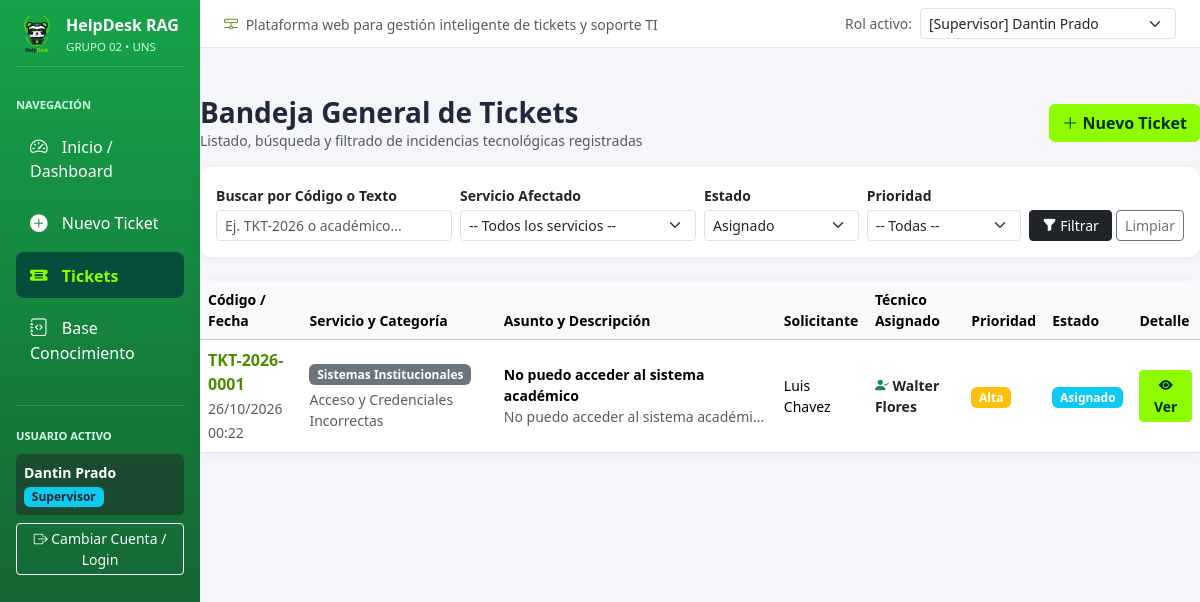
Screenshot of /tickets.php?estado=2 with the database file from the repository.
### tables this page shows
CREATE TABLE usuarios (
    id_usuario INT AUTO_INCREMENT PRIMARY KEY,
    id_rol INT NOT NULL,
    codigo_institucional VARCHAR(20) NOT NULL UNIQUE,
    nombre_completo VARCHAR(120) NOT NULL,
    email VARCHAR(120) NOT NULL UNIQUE,
    password_hash VARCHAR(255) NOT NULL,
    dependencia_oficina VARCHAR(100) NOT NULL,
    especialidad_ti VARCHAR(100) NULL,
    activo TINYINT(1) NOT NULL DEFAULT 1,
    creado_en TIMESTAMP DEFAULT CURRENT_TIMESTAMP,
    CONSTRAINT fk_usuarios_rol FOREIGN KEY (id_rol) REFERENCES roles(id_rol)
        ON UPDATE CASCADE ON DELETE RESTRICT
);

CREATE TABLE roles (
    id_rol INT AUTO_INCREMENT PRIMARY KEY,
    nombre VARCHAR(50) NOT NULL UNIQUE,
    descripcion VARCHAR(200) NOT NULL
);

CREATE TABLE tickets (
    id_ticket INT AUTO_INCREMENT PRIMARY KEY,
    codigo_ticket VARCHAR(25) NOT NULL UNIQUE,
    id_solicitante INT NOT NULL,
    id_tecnico_asignado INT NULL,
    id_supervisor_asignador INT NULL,
    id_servicio INT NOT NULL,
    id_categoria INT NOT NULL,
    id_prioridad INT NOT NULL,
    id_estado INT NOT NULL DEFAULT 1,
    asunto VARCHAR(180) NOT NULL,
    descripcion TEXT NOT NULL,
    diagnostico_tecnico TEXT NULL,
    solucion_aplicada TEXT NULL,
    fecha_registro TIMESTAMP DEFAULT CURRENT_TIMESTAMP,
    fecha_asignacion DATETIME NULL,
    fecha_resolucion DATETIME NULL,
    CONSTRAINT fk_ticket_solicitante FOREIGN KEY (id_solicitante) REFERENCES usuarios(id_usuario),
    CONSTRAINT fk_ticket_tecnico FOREIGN KEY (id_tecnico_asignado) REFERENCES usuarios(id_usuario),
    CONSTRAINT fk_ticket_supervisor FOREIGN KEY (id_supervisor_asignador) REFERENCES usuarios(id_usuario),
    CONSTRAINT fk_ticket_servicio FOREIGN KEY (id_servicio) REFERENCES servicios(id_servicio),
    CONSTRAINT fk_ticket_categoria FOREIGN KEY (id_categoria) REFERENCES categorias(id_categoria),
    CONSTRAINT fk_ticket_prioridad FOREIGN KEY (id_prioridad) REFERENCES prioridades(id_prioridad),
    CONSTRAINT fk_ticket_estado FOREIGN KEY (id_estado) REFERENCES estados(id_estado)
);

CREATE TABLE servicios (
    id_servicio INT AUTO_INCREMENT PRIMARY KEY,
    codigo_servicio VARCHAR(20) NOT NULL UNIQUE,
    nombre VARCHAR(100) NOT NULL UNIQUE,
    descripcion VARCHAR(255) NOT NULL,
    activo TINYINT(1) NOT NULL DEFAULT 1
);

CREATE TABLE categorias (
    id_categoria INT AUTO_INCREMENT PRIMARY KEY,
    id_servicio_default INT NULL,
    nombre VARCHAR(100) NOT NULL UNIQUE,
    descripcion VARCHAR(200) NOT NULL,
    CONSTRAINT fk_categoria_servicio FOREIGN KEY (id_servicio_default) REFERENCES servicios(id_servicio)
        ON UPDATE CASCADE ON DELETE SET NULL
);

CREATE TABLE prioridades (
    id_prioridad INT AUTO_INCREMENT PRIMARY KEY,
    nombre VARCHAR(40) NOT NULL UNIQUE,
    nivel_orden INT NOT NULL,
    sla_horas INT NOT NULL DEFAULT 24,
    color_badge VARCHAR(30) NOT NULL DEFAULT 'secondary'
);

CREATE TABLE estados (
    id_estado INT AUTO_INCREMENT PRIMARY KEY,
    nombre VARCHAR(40) NOT NULL UNIQUE,
    descripcion VARCHAR(150) NOT NULL,
    es_cerrado TINYINT(1) NOT NULL DEFAULT 0,
    color_badge VARCHAR(30) NOT NULL DEFAULT 'primary'
);

### src/config/db.php (called while the page is built, shortened)
<?php
try {
    $pdo = conectarBD();
} catch (\PDOException $e) {
    die("<div style='font-family:sans-serif;padding:24px;background:#fef2f2;border:1px solid #ef4444;color:#991b1b;border-radius:8px;margin:20px;'>
            <h3>Error de Conexión a la Base de Datos</h3>
            <p>No se pudo conectar a <b>helpdesk_rag_db</b>: " . htmlspecialchars($e->getMessage()) . "</p>
            <p>Verifica que el servicio MySQL esté activo y hayas importado el script SQL del proyecto.</p>
         </div>");
}
if (!isset($_SESSION['usuario'])) {
    $stmtDefault = $pdo->query("
        SELECT u.*, r.nombre AS rol_nombre
        FROM usuarios u
        INNER JOIN roles r ON u.id_rol = r.id_rol
        WHERE u.id_usuario = 3 LIMIT 1
    ");
}
?>

### src/tickets.php (the view, shortened to what this page needs)
<?php
require_once __DIR__ . '/includes/header.php';
$filtroEstado    = intval($_GET['estado'] ?? 0);
$busqueda        = trim($_GET['q'] ?? '');
$condiciones = ["1=1"];
$params = [];
if ($filtroEstado > 0) {
    $condiciones[] = "t.id_estado = ?";
    $params[] = $filtroEstado;
}
$sqlWhere = implode(" AND ", $condiciones);
$stmt = $pdo->prepare("
    SELECT t.*,
           u.nombre_completo AS solicitante,
           tec.nombre_completo AS tecnico,
           s.nombre AS servicio,
           c.nombre AS categoria,
           p.nombre AS prioridad, p.color_badge AS color_prio,
           e.nombre AS estado, e.color_badge AS color_est
    FROM tickets t
    INNER JOIN usuarios u ON t.id_solicitante = u.id_usuario
    LEFT JOIN usuarios tec ON t.id_tecnico_asignado = tec.id_usuario
    INNER JOIN servicios s ON t.id_servicio = s.id_servicio
    INNER JOIN categorias c ON t.id_categoria = c.id_categoria
    INNER JOIN prioridades p ON t.id_prioridad = p.id_prioridad
    INNER JOIN estados e ON t.id_estado = e.id_estado
    WHERE $sqlWhere
    ORDER BY t.id_ticket DESC
");
$stmt->execute($params);
$tickets = $stmt->fetchAll();
$estados     = $pdo->query("SELECT * FROM estados")->fetchAll();
?>
<div class="d-flex justify-content-between align-items-center mb-3">
    <div>
        <h3 class="fw-bold mb-0">Bandeja General de Tickets</h3>
        <p class="text-muted small mb-0">Listado, búsqueda y filtrado de incidencias tecnológicas registradas</p>
    </div>
    <a href="nuevo_ticket.php" class="btn btn-primary fw-semibold">
        <i class="bi bi-plus-lg"></i> Nuevo Ticket
    </a>
</div>
<div class="card p-3 mb-4">
    <form method="GET" action="tickets.php" class="row g-2 align-items-end">
        <div class="col-md-3">
            <label class="form-label small fw-semibold mb-1">Buscar por Código o Texto</label>
            <input type="text" name="q" value="<?= htmlspecialchars($busqueda) ?>" class="form-control form-control-sm" placeholder="Ej. TKT-2026 o académico...">
        </div>
        <div class="col-md-3">
            <label class="form-label small fw-semibold mb-1">Servicio Afectado</label>
            <select name="servicio" class="form-select form-select-sm">
                <option value="0">-- Todos los servicios --</option>
            </select>
        </div>
        <div class="col-md-2">
            <label class="form-label small fw-semibold mb-1">Estado</label>
            <select name="estado" class="form-select form-select-sm">
                <?php foreach ($estados as $e): ?>
                    <option value="<?= $e['id_estado'] ?>" <?= $filtroEstado == $e['id_estado'] ? 'selected' : '' ?>>
                        <?= htmlspecialchars($e['nombre']) ?>
                    </option>
                <?php endforeach; ?>
            </select>
        </div>
        <div class="col-md-2">
            <label class="form-label small fw-semibold mb-1">Prioridad</label>
            <select name="prioridad" class="form-select form-select-sm">
                <option value="0">-- Todas --</option>
            </select>
        </div>
        <div class="col-md-2 d-flex gap-1">
            <button type="submit" class="btn btn-sm btn-dark w-100"><i class="bi bi-funnel-fill"></i> Filtrar</button>
            <a href="tickets.php" class="btn btn-sm btn-outline-secondary">Limpiar</a>
        </div>
    </form>
</div>
<div class="card">
    <div class="table-responsive">
        <table class="table table-hover align-middle mb-0">
            <thead class="table-light small">
                <tr>
                    <th>Código / Fecha</th>
                    <th>Servicio y Categoría</th>
                    <th>Asunto y Descripción</th>
                    <th>Solicitante</th>
                    <th>Técnico Asignado</th>
                    <th>Prioridad</th>
                    <th>Estado</th>
                    <th>Detalle</th>
                </tr>
            </thead>
            <tbody>
                <?php foreach ($tickets as $t): ?>
                <tr>
                    <td>
                        <div class="fw-bold text-primary"><?= htmlspecialchars($t['codigo_ticket']) ?></div>
                        <small class="text-muted"><?= date('d/m/Y H:i', strtotime($t['fecha_registro'])) ?></small>
                    </td>
                    <td>
                        <span class="badge bg-secondary"><?= htmlspecialchars($t['servicio']) ?></span>
                        <div class="small text-muted mt-1"><?= htmlspecialchars($t['categoria']) ?></div>
                    </td>
                    <td style="max-width: 280px;">
                        <div class="fw-semibold small"><?= htmlspecialchars($t['asunto']) ?></div>
                        <div class="text-muted small text-truncate"><?= htmlspecialchars($t['descripcion']) ?></div>
                    </td>
                    <td class="small"><?= htmlspecialchars($t['solicitante']) ?></td>
                    <td class="small">
                        <?php if ($t['tecnico']): ?>
                            <span class="text-dark fw-semibold"><i class="bi bi-person-check-fill text-success"></i> <?= htmlspecialchars($t['tecnico']) ?></span>
                        <?php else: ?>
                            <span class="badge bg-warning text-dark">Sin asignar</span>
                        <?php endif; ?>
                    </td>
                    <td><span class="badge bg-<?= htmlspecialchars($t['color_prio']) ?>"><?= htmlspecialchars($t['prioridad']) ?></span></td>
                    <td><span class="badge bg-<?= htmlspecialchars($t['color_est']) ?>"><?= htmlspecialchars($t['estado']) ?></span></td>
                    <td>
                        <a href="detalle_ticket.php?id=<?= $t['id_ticket'] ?>" class="btn btn-sm btn-primary">
                            <i class="bi bi-eye-fill"></i> Ver
                        </a>
                    </td>
                </tr>
                <?php endforeach; ?>
            </tbody>
        </table>
    </div>
</div>
<?php require_once __DIR__ . '/includes/footer.php'; ?>

### src/includes/header.php (shortened to what this page needs)
<?php
require_once __DIR__ . '/../config/db.php';
$usuarioActual = $_SESSION['usuario'];
$paginaActual  = basename($_SERVER['PHP_SELF']);
$perfilesDemo  = $pdo->query("
    SELECT u.id_usuario, u.nombre_completo, r.nombre AS rol
    FROM usuarios u
    INNER JOIN roles r ON u.id_rol = r.id_rol
    ORDER BY u.id_rol
")->fetchAll();
?>
<!DOCTYPE html>
<html lang="es">
<head>
    <link href="https://cdn.jsdelivr.net/npm/bootstrap@5.3.2/dist/css/bootstrap.min.css" rel="stylesheet">
    <link href="https://cdn.jsdelivr.net/npm/bootstrap-icons@1.11.3/font/bootstrap-icons.css" rel="stylesheet">
    <link href="assets/css/styles.css" rel="stylesheet">
</head>
<body>
<div class="container-fluid">
    <div class="row">
        <nav class="col-md-3 col-lg-2 d-md-block sidebar p-3">
            <a href="index.php" class="d-flex align-items-center mb-4 pb-2 border-bottom border-secondary text-decoration-none text-white">
                <img src="assets/img/logo.svg" alt="Logo HelpDesk RAG" width="160" class="brand-logo me-2">
                <div>
                    <div class="fw-bold fs-6 lh-1">HelpDesk RAG</div>
                    <small class="text-info" style="font-size: 0.72rem;">GRUPO 02 • UNS</small>
                </div>
            </a>
            <div class="mb-3">
                <small class="text-uppercase text-secondary fw-bold" style="font-size: 0.7rem;">Navegación</small>
                <ul class="nav flex-column mt-2">
                    <li class="nav-item">
                        <a class="nav-link <?= $paginaActual === 'index.php' ? 'active' : '' ?>" href="index.php">
                            <i class="bi bi-speedometer2"></i> Inicio / Dashboard
                        </a>
                    </li>
                    <li class="nav-item">
                        <a class="nav-link <?= $paginaActual === 'nuevo_ticket.php' ? 'active' : '' ?>" href="nuevo_ticket.php">
                            <i class="bi bi-plus-circle-fill"></i> Nuevo Ticket
                        </a>
                    </li>
                    <li class="nav-item">
                        <a class="nav-link <?= ($paginaActual === 'tickets.php' || $paginaActual === 'detalle_ticket.php') ? 'active' : '' ?>" href="tickets.php">
                            <i class="bi bi-ticket-detailed-fill"></i> Tickets
                        </a>
                    </li>
                    <li class="nav-item">
                        <a class="nav-link <?= $paginaActual === 'base_conocimiento.php' ? 'active' : '' ?>" href="base_conocimiento.php">
                            <i class="bi bi-journal-code"></i> Base Conocimiento
                        </a>
                    </li>
                </ul>
            </div>
            <div class="mt-4 pt-3 border-top border-secondary">
                <small class="text-uppercase text-secondary fw-bold" style="font-size: 0.7rem;">Usuario Activo</small>
                <div class="mt-2 p-2 rounded bg-dark bg-opacity-50">
                    <div class="fw-semibold small text-white"><?= htmlspecialchars($usuarioActual['nombre_completo']) ?></div>
                    <span class="badge bg-info text-dark mt-1"><?= htmlspecialchars($usuarioActual['rol_nombre']) ?></span>
                </div>
                <a href="login.php" class="btn btn-outline-light btn-sm w-100 mt-2">
                    <i class="bi bi-box-arrow-right"></i> Cambiar Cuenta / Login
                </a>
            </div>
        </nav>
        <main class="col-md-9 ms-sm-auto col-lg-10 px-0">
            <div class="topbar px-4 py-2 d-flex flex-wrap justify-content-between align-items-center">
                <div>
                    <span class="text-muted small">
                        <i class="bi bi-hdd-network text-primary me-1"></i>
                        Plataforma web para gestión inteligente de tickets y soporte TI
                    </span>
                </div>
                <div class="d-flex align-items-center gap-2">
                    <span class="small text-muted">Rol activo:</span>
                    <form method="GET" class="d-inline">
                        <select name="cambiar_perfil" class="form-select form-select-sm" onchange="this.form.submit()">
                            <?php foreach ($perfilesDemo as $pf): ?>
                                <option value="<?= $pf['id_usuario'] ?>" <?= $pf['id_usuario'] == $usuarioActual['id_usuario'] ? 'selected' : '' ?>>
                                    [<?= htmlspecialchars($pf['rol']) ?>] <?= htmlspecialchars($pf['nombre_completo']) ?>
                                </option>
                            <?php endforeach; ?>
                        </select>
                    </form>
                </div>
            </div>
            <div class="p-4"></div>

### src/assets/css/styles.css (style rules this page uses)
:root { --brand-neon: #8efd00; --brand-neon-hover: #7be000; --brand-dark-text: #022c22; --brand-text-on-white: #4d8c00; }
body { background-color: #f4f6f9; font-family: 'Segoe UI', system-ui, -apple-system, sans-serif; color: #1e293b; }
.text-primary { color: var(--brand-text-on-white) !important; }
.btn-primary { background-color: var(--brand-neon); border-color: var(--brand-neon); color: var(--brand-dark-text); font-weight: 700; }
.sidebar { min-height: 100vh; background: linear-gradient(180deg, #16a34a 0%, #14532d 100%); color: #ffffff; }
.sidebar .nav-link { color: #ffffff; border-radius: 8px; margin-bottom: 6px; padding: 10px 14px; font-weight: 500; transition: all 0.2s ease; }
.sidebar .nav-link i { margin-right: 10px; font-size: 1.1rem; color: inherit; }
.sidebar .nav-link:hover, .sidebar .nav-link.active { background-color: #064e3b; color: var(--brand-neon) !important; font-weight: 700; }
.sidebar .border-secondary { border-color: rgba(255, 255, 255, 0.15) !important; }
.sidebar .text-light, .sidebar .text-info { color: #e2e8f0 !important; }
.sidebar .text-secondary, .sidebar .text-muted, .sidebar .text-light, .sidebar .text-info { color: #d1fae5 !important; }
.topbar { background-color: #ffffff; border-bottom: 1px solid #e2e8f0; }
.card { border: none; border-radius: 12px; box-shadow: 0 2px 12px rgba(15, 23, 42, 0.05); }
.brand-logo { width: 42px; height: 42px; object-fit: contain; }

### rows the page displays
usuarios: nombre_completo "Dantin Prado", id_rol.nombre "Supervisor"
tickets: codigo_ticket "TKT-2026-0001", fecha_registro "26/10/2026 00:22", id_servicio.nombre "Sistemas Institucionales", id_categoria.nombre "Acceso y Credenciales Incorrectas", asunto "No puedo acceder al sistema académico", descripcion "No puedo acceder al sistema académi…", id_solicitante.nombre_completo "Luis Chavez", id_tecnico_asignado.nombre_completo "Walter Flores", id_prioridad.nombre "Alta", id_estado.nombre "Asignado"

### other values shown
form field estado "Asignado"
